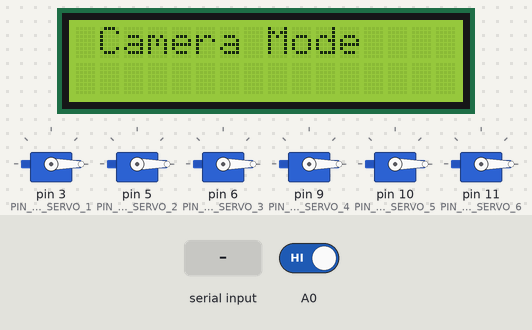
Recording of a sketch running on a simulated Arduino Uno, built with avr-gcc and run on an emulated ATmega328P. Parts: 6 × servo, 16×2 character LCD. The test bench sets the inputs (shaded band); at power-on: A0 HIGH. What the sketch prints to the serial monitor is not drawn.

Above: at 1.2 s.
1.3 s: A0 driven LOW
At 1.9 s:
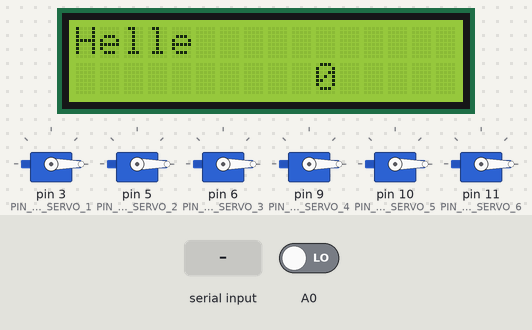
2.8 s: "90,45\n" received over Serial
At 4.2 s:
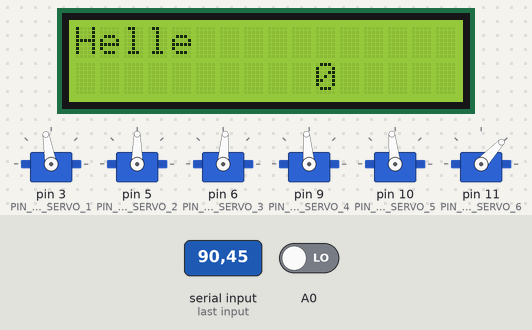
5.3 s: "0\n" received over Serial
At 7.5 s:
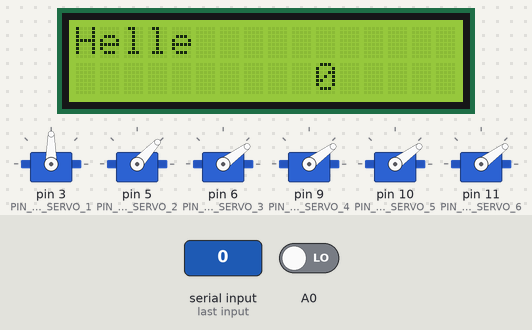
7.8 s: "30,150\n" received over Serial
At 10.0 s:
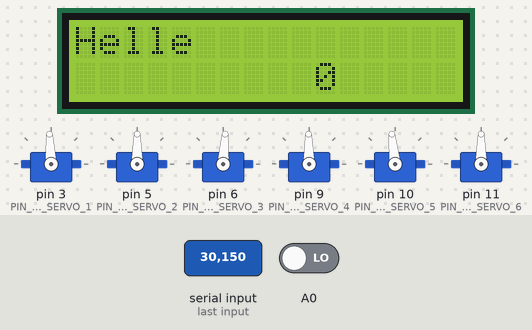
10.3 s: "12\n" received over Serial
At 12.4 s:
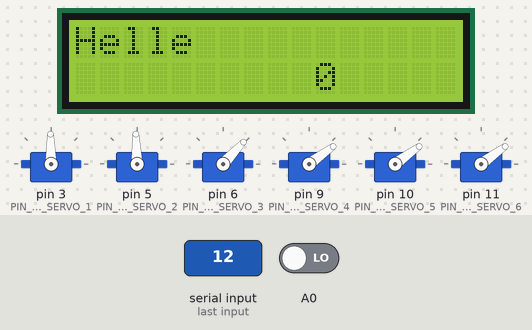
12.8 s: "90\n" received over Serial
At 14.8 s:
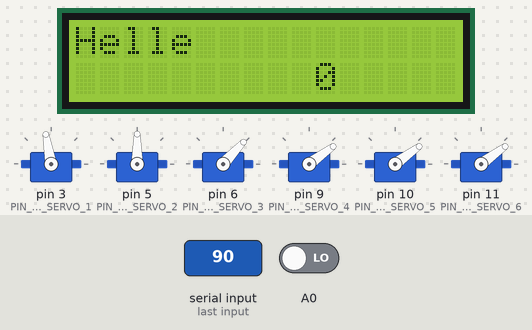
Timing chart, 0 to 16.3 s (numbered marks = the images above; inputs shaded):
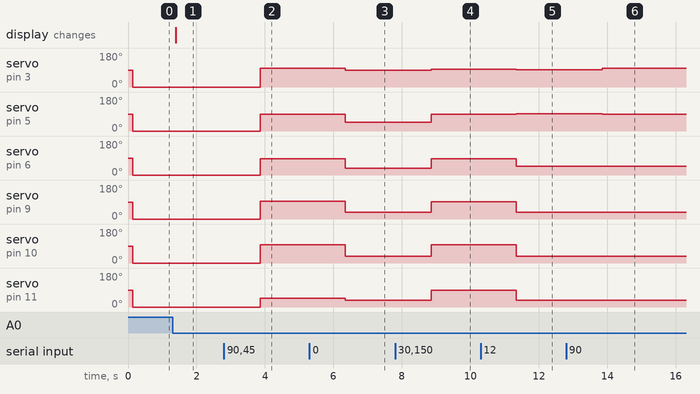

The sketch:

Arduino.ino
```cpp
#include <Wire.h>
#include <LiquidCrystal_I2C.h>
#include <Servo.h>
#define NUMBER_OF_SERVO   (6)
#define ARRAY_OF_ANGLES   (7)
#define FINGER_STATUS     ARRAY_OF_ANGLES

const int numFingers = 6;
int   fingerStates[numFingers];
Servo myservo[numFingers];
/*********** Functions Prototypes **********/
/**** This function check the value stauts variable and then display the words corrsponding to it */
void WORDS_ofSignLanguage(uint8_t object);
/*** This function use to set the all servo's angles according to sensor's data */
void SERVO_setTheAngleForEachOne(uint8_t * ArrayOfAngles);
/**** This function use to setup the servo pins connections */
void SERVO_init(void);

uint8_t Map_AS(char data);

void ReceivedDataOfstring(String data,uint8_t *arr);
/***Enum of Servo's names to make the code readable ****/
enum{
  SERVO_1 = 0, SERVO_2, SERVO_3, SERVO_4, SERVO_5,SERVO_6
}SERVOS_ID;
/***Enum of PIN_Servo's names to make the code readable ****/
enum{
  PIN_OF_SERVO_1 = 3, PIN_OF_SERVO_2 = 5, PIN_OF_SERVO_3 = 6, PIN_OF_SERVO_4 = 9, PIN_OF_SERVO_5 = 10, PIN_OF_SERVO_6 = 11
}PINOFSERVOS;
/* Create lcd Object of LiquidCrystal_I2C */
LiquidCrystal_I2C lcd(0x27,16,2);
/** Array  to store the servo's angles of Servo_class of library  */
Servo ArrayOfServos[NUMBER_OF_SERVO];
/* This array used to store the Received array of servo's angle from MCU */
String receivedData;
 uint8_t ArrayOfDataToServos[ARRAY_OF_ANGLES] = {LOW};
 uint8_t State_finger = 0;

void setup() {

  SERVO_init();
  /**** Pin Mode ***/

  /** init the lcd  */
  lcd.init();
  /* Enable the backlight to the LCD. **/
  lcd.backlight();
  /* Display the 5 LSB , binary of variable as the 5 status of fingers **/
  lcd.setCursor(0,1);
  lcd.print("Binary:  ");
  /* initialize serial communication at 9600 bits per second: */
  Serial.begin(9600);
}

void loop() {
  /********* ATmega Mode *********/
    if(digitalRead(A0) == LOW)
    {
      if(Serial.available() > 0){
          receivedData = Serial.readString();
          Serial.print("Received Data: ");
          Serial.println(receivedData);
          ReceivedDataOfstring(receivedData,ArrayOfDataToServos);
         }
         WORDS_ofSignLanguage(State_finger);
    }
    /************** The Camera Mode    ***********/
   else if(digitalRead(A0) == HIGH)
   {
      lcd.setCursor(0,0);
      lcd.print(" Camera Mode                            ");
      lcd.setCursor(0,1);
      lcd.print("                            ");
      if (Serial.available() >= numFingers) {

           for (int i = 0; i < numFingers; i++) {
               ArrayOfDataToServos[i] = Serial.parseInt();
               Serial.println(ArrayOfDataToServos[i]);
           }
          }

   }
   /*********        ***************/
    SERVO_setTheAngleForEachOne(ArrayOfDataToServos);

}
/**** This function use to setup the servo pins connections */
void SERVO_init(void){

  ArrayOfServos[SERVO_1].attach(PIN_OF_SERVO_1);
  ArrayOfServos[SERVO_2].attach(PIN_OF_SERVO_2);
  ArrayOfServos[SERVO_3].attach(PIN_OF_SERVO_3);
  ArrayOfServos[SERVO_4].attach(PIN_OF_SERVO_4);
  ArrayOfServos[SERVO_5].attach(PIN_OF_SERVO_5);
  ArrayOfServos[SERVO_6].attach(PIN_OF_SERVO_6);
}
/*** This function use to set the all servo's angles according to sensor's data */
void SERVO_setTheAngleForEachOne(uint8_t* ArrayOfAngles){

  for(uint8_t ServoIndex = SERVO_1; ServoIndex <= SERVO_6; ServoIndex ++)
  {
    if( (ArrayOfAngles[ ServoIndex] >= 0 ) && (ArrayOfAngles[ ServoIndex] <= 180 ))
    {
       //Serial.print("Angle of Servo ");
      // Serial.print( ServoIndex + 1);
      // Serial.print(": ");
      // Serial.println(ArrayOfAngles[ServoIndex]);
      ArrayOfServos[ServoIndex].write((ArrayOfAngles[ServoIndex]));
    }
  }

}
/**** This function check the value stauts variable and then display the words corrsponding to it */
void WORDS_ofSignLanguage(uint8_t object)
{

/* Display the 5 LSB , binary of variable as the 5 status of fingers **/
  lcd.setCursor(10,1);
  lcd.print((object));
  lcd.print("   ");
 // Serial.println();
  //Serial.print("The Value of object: ");
  Serial.println(object);
  switch(object)
  {
  case 0:
  //lcd.clear();
  lcd.setCursor(0,0);
  lcd.print("Helle                            ");
  break;
  case 8:
  //lcd.clear();
  lcd.setCursor(0,0);
  lcd.print("Hate you                         ");
  break;
  case 12:
  //lcd.clear();
  lcd.setCursor(0,0);
  lcd.print("I Love You                        ");
  break;
  case 13:
  //lcd.clear();
  lcd.setCursor(0,0);
  lcd.print("Rock On                          ");
  break;
  case 14:
  //lcd.clear();
  lcd.setCursor(0,0);
  lcd.print("BYE                              ");
  break;
  case 24:
  ///lcd.clear();
  lcd.setCursor(0,0);
  lcd.print("It's Good                        ");
  break;
  case 29:
  //lcd.clear();
  lcd.setCursor(0,0);
  lcd.print("YOU                               ");
  break;
  default:
  lcd.setCursor(0,0);
  lcd.print("Another Words                         ");
  }
}
uint8_t Map_AS(char data)
{
  return (((data + 80) * 180) / (159.0));
}
void ReceivedDataOfstring(String data,uint8_t *arr)
{
  uint8_t ObjectIndex;
  /***** This variable use as indicator for all sensor's ststus in every cycle of main loop */
  uint8_t FormatOfSignLangugeObject = LOW;
  for(ObjectIndex = LOW; ObjectIndex < NUMBER_OF_SERVO; ObjectIndex ++)
  {
    arr[ObjectIndex] = Map_AS((data[ObjectIndex] - '0'));
              /** Set each bit corrsponding to counter value and value of each sensor *****/
    if(arr[ObjectIndex] > 100 )
    {
//     /*** This the certain bit according to counter value **/
      FormatOfSignLangugeObject |= (1 << ObjectIndex);
    }
   // Serial.println(arr[ObjectIndex]);
    //delay(10);
  }
  State_finger  = (FormatOfSignLangugeObject & 0x1F);
  arr[ObjectIndex] = (State_finger);
  Serial.println(arr[ObjectIndex]);
  //delay(10);
  //Serial.println("***************");
}
```

Measured:
- after the input at 1.3 s, the display: changes after 0.09 s (image 1)
- after the input at 2.8 s, servo on pin 3 (PIN_OF_SERVO_1): 0° → 100° after 1.1 s; servo on pin 5 (PIN_OF_SERVO_2): 0° → 90° after 1.1 s; servo on pin 6 (PIN_OF_SERVO_3): 0° → 86° after 1.1 s; servo on pin 9 (PIN_OF_SERVO_4): 0° → 95° after 1.1 s; servo on pin 10 (PIN_OF_SERVO_5): 0° → 96° after 1.1 s
- after the input at 5.3 s, servo on pin 3 (PIN_OF_SERVO_1): 100° → 90° after 1.0 s; servo on pin 5 (PIN_OF_SERVO_2): 90° → 47° after 1.0 s; servo on pin 6 (PIN_OF_SERVO_3): 86° → 36° after 1.0 s; servo on pin 9 (PIN_OF_SERVO_4): 95° → 36° after 1.0 s; servo on pin 10 (PIN_OF_SERVO_5): 96° → 36° after 1.0 s
- after the input at 7.8 s, servo on pin 3 (PIN_OF_SERVO_1): 90° → 93° after 1.1 s; servo on pin 5 (PIN_OF_SERVO_2): 47° → 90° after 1.1 s; servo on pin 6 (PIN_OF_SERVO_3): 36° → 86° after 1.1 s; servo on pin 9 (PIN_OF_SERVO_4): 36° → 91° after 1.1 s; servo on pin 10 (PIN_OF_SERVO_5): 36° → 96° after 1.1 s
- after the input at 10.3 s, servo on pin 3 (PIN_OF_SERVO_1): 93° → 91° after 1.0 s; servo on pin 5 (PIN_OF_SERVO_2): 90° → 92° after 1.0 s; servo on pin 6 (PIN_OF_SERVO_3): 86° → 47° after 1.0 s; servo on pin 9 (PIN_OF_SERVO_4): 91° → 36° after 1.0 s; servo on pin 10 (PIN_OF_SERVO_5): 96° → 36° after 1.0 s
- after the input at 12.8 s, servo on pin 3 (PIN_OF_SERVO_1): 91° → 100° after 1.1 s; servo on pin 5 (PIN_OF_SERVO_2): 92° → 90° after 1.1 s
